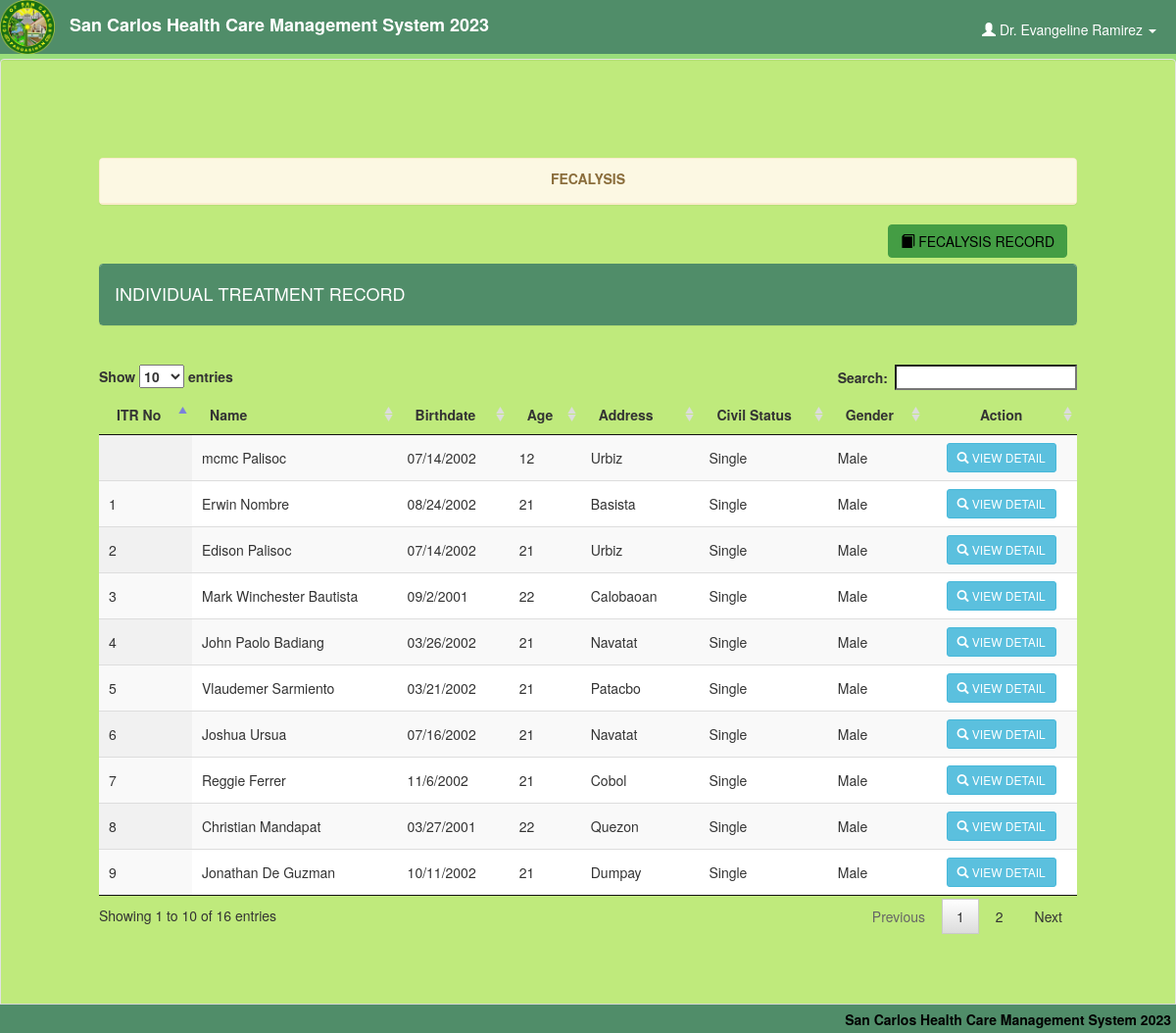
The app's page /fecalysis.php (signed in) with its own data.
### tables this page shows
CREATE TABLE `user` (
  `user_id` int(11) NOT NULL,
  `username` varchar(20) NOT NULL,
  `password` varchar(12) NOT NULL,
  `firstname` varchar(20) NOT NULL,
  `middlename` varchar(20) NOT NULL,
  `lastname` varchar(20) NOT NULL,
  `section` varchar(20) NOT NULL
);

CREATE TABLE `itr` (
  `itr_no` varchar(4) NOT NULL,
  `family_no` varchar(6) NOT NULL,
  `phil_health_no` varchar(11) NOT NULL,
  `firstname` varchar(20) NOT NULL,
  `middlename` varchar(20) NOT NULL,
  `lastname` varchar(20) NOT NULL,
  `birthdate` varchar(20) NOT NULL,
  `age` int(3) NOT NULL,
  `address` varchar(30) NOT NULL,
  `civil_status` varchar(10) NOT NULL,
  `gender` varchar(10) NOT NULL,
  `BP` varchar(10) NOT NULL,
  `TEMP` varchar(10) NOT NULL,
  `PR` varchar(10) NOT NULL,
  `RR` varchar(10) NOT NULL,
  `WT` varchar(10) NOT NULL,
  `HT` varchar(10) NOT NULL
);

### fecalysis.php (the view, shortened to what this page needs)
<!DOCTYPE html>
<?php
	$conn = new mysqli("localhost", "root", "", "hcpms") or die(mysqli_error());
	$query = $conn->query("SELECT * FROM `user` WHERE `user_id` = '$_SESSION[user_id]'") or die(mysqli_error());
	$fetch = $query->fetch_array();
?>
<html lang = "en">
	<head>
		<link rel = "stylesheet" type = "text/css" href = "css/bootstrap.css" />
		<link rel = "stylesheet" type = "text/css" href = "css/jquery.dataTables.css" />
		<link rel = "stylesheet" type = "text/css" href = "css/customize.css" />
	</head>
	<body>
	<div class = "navbar navbar-default navbar-fixed-top">
		<img src = "images/hc.png" style = "float:left;" height = "55px" /><label class = "navbar-brand">San Carlos Health Care Management System 2023</label>
		<ul class = "nav navbar-right">
				<li class = "dropdown">
					<a class = "user dropdown-toggle" data-toggle = "dropdown" href = "#">
						<span class = "glyphicon glyphicon-user"></span>
						<?php echo $fetch['firstname']." ".$fetch['lastname'] ?>
						<b class = "caret"></b>
					</a>
				</li>
			</ul>
	</div>
	<br />
	<br />
	<br />
	<div class = "well">
		<div class = "panel panel-warning">
			<div class = "panel-heading">
				<center><label>FECALYSIS</label></center>
			</div>
		</div>
		<a href = "view_fecalysis_record.php" id = "d_record" style = "float:right; margin-right:10px;" href = "" class = "btn btn-success"><span class = "glyphicon glyphicon-book"></span> FECALYSIS RECORD</a>
		<br />
		<br />
		<div class = "panel panel-primary">
			<div class = "panel-heading">
				<h4>INDIVIDUAL TREATMENT RECORD</h4>
			</div>
		</div>
		<br />
		<table id = "table" class = "display" cellspacing = "0" >
			<thead>
				<tr>
					<th>ITR No</th>
					<th>Name</th>
					<th>Birthdate</th>
					<th>Age</th>
					<th>Address</th>
					<th>Civil Status</th>
					<th>Gender</th>
					<th><center>Action</center></th>
				</tr>
			</thead>
			<tbody>
			<?php
				$conn = new mysqli("localhost", "root", "", "hcpms") or die(mysqli_error());
				$q = $conn->query("SELECT * FROM `itr` ORDER BY `itr_no` ASC") or die(mysqli_error());
				while($f = $q->fetch_array()){
			?>
				<tr>
					<td><?php echo $f['itr_no']?></td>
					<td><?php echo $f['firstname']." ".$f['lastname'] ?></td>
					<td><?php echo $f['birthdate'] ?></td>
					<td><?php echo $f['age'] ?></td>
					<td><?php echo $f['address'] ?></td>
					<td><?php echo $f['civil_status'] ?></td>
					<td><?php echo $f['gender'] ?></td>
					<td>
						<center>
							<a href = "view_fecalysis.php?itr_no=<?php echo $f['itr_no']?>"class = "btn btn-sm btn-info"><span class = "glyphicon glyphicon-search"></span> VIEW DETAIL</a>
						</center>
					</td>
				</tr>
			<?php
				}
			?>
			</tbody>
		</table>
	</div>
	<div id = "footer">
		<label class = "footer-title">San Carlos Health Care Management System 2023</label>
	</div>
	</body>
</html>

### css/customize.css (style rules this page uses)
html, body { height:100%; }
#footer { height:30px; width:100%; background-color: #508D69; background-repeat: no-repeat; filter: none; border: 1px solid #D5D5D5; position: fixed; right: 0; left: 0; z-index: 1030; bottom: 0; border-width: 1px 0 0; }
.user { color:#fff; margin-top:10px; margin-right:20px; }
.footer-title { margin-top:5px; color: #000; margin-right:5px; float:right; font-family:Helvetica Neue; }

### fecalysis.php (style rules this page uses)
body { background-color: #9ADE7B; }
.navbar-default { background-color: #508D69; border-color: #9ADE7B; }
.navbar-default .navbar-brand { color: #ffffff; }

### records on screen
user: firstname "Dr. Evangeline", lastname "Ramirez"
itr: firstname "mcmc", lastname "Palisoc", birthdate "07/14/2002", age "12", address "Urbiz", civil_status "Single", gender "Male"
itr: itr_no "1", firstname "Erwin", lastname "Nombre", birthdate "08/24/2002", age "21", address "Basista", civil_status "Single", gender "Male"
itr: itr_no "2", firstname "Edison", lastname "Palisoc", birthdate "07/14/2002", age "21", address "Urbiz", civil_status "Single", gender "Male"
itr: itr_no "3", firstname "Mark Winchester", lastname "Bautista", birthdate "09/2/2001", age "22", address "Calobaoan", civil_status "Single", gender "Male"
itr: itr_no "4", firstname "John Paolo", lastname "Badiang", birthdate "03/26/2002", age "21", address "Navatat", civil_status "Single", gender "Male"
itr: itr_no "5", firstname "Vlaudemer", lastname "Sarmiento", birthdate "03/21/2002", age "21", address "Patacbo", civil_status "Single", gender "Male"
itr: itr_no "6", firstname "Joshua", lastname "Ursua", birthdate "07/16/2002", age "21", address "Navatat", civil_status "Single", gender "Male"
itr: itr_no "7", firstname "Reggie", lastname "Ferrer", birthdate "11/6/2002", age "21", address "Cobol", civil_status "Single", gender "Male"
itr: itr_no "8", firstname "Christian", lastname "Mandapat", birthdate "03/27/2001", age "22", address "Quezon", civil_status "Single", gender "Male"
itr: itr_no "9", firstname "Jonathan", lastname "De Guzman", birthdate "10/11/2002", age "21", address "Dumpay", civil_status "Single", gender "Male"
